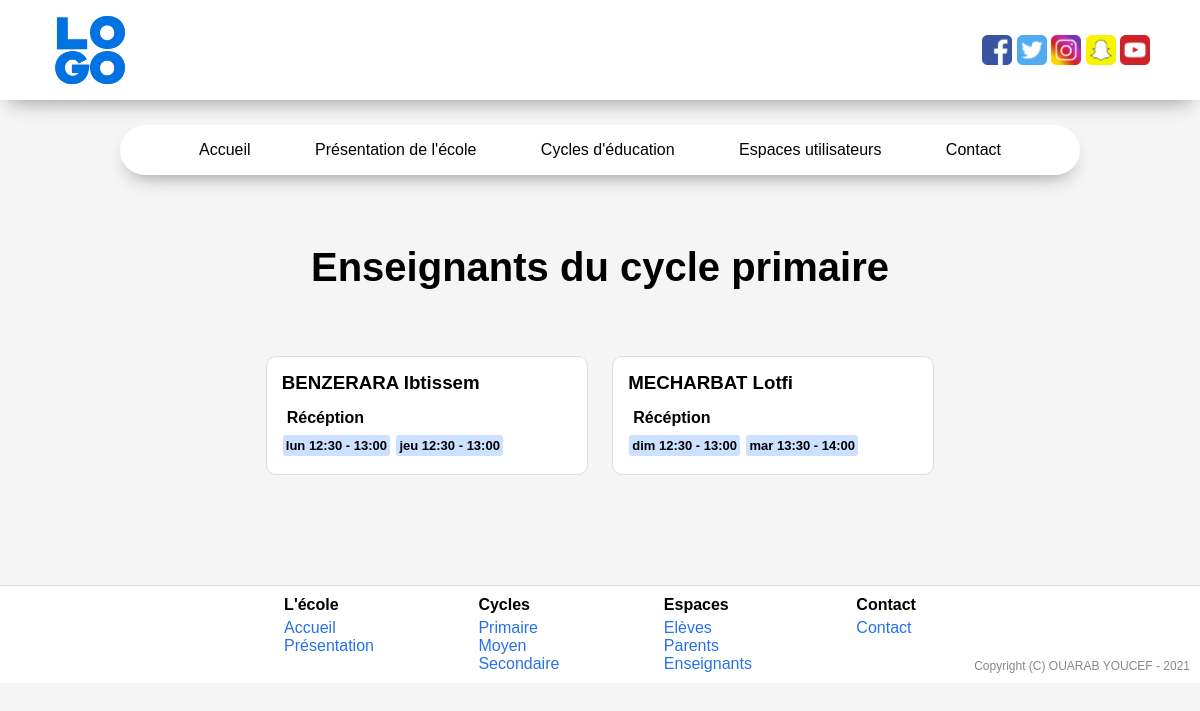
Page /Projet/enseignants/cycle/primaire on the committed database.
### tables this page shows
CREATE TABLE `contact` (
  `id_contact` int(11) NOT NULL,
  `cle` enum('tel','fax','email','adr','fb','twt','ig','sc','yt') NOT NULL,
  `valeur` tinytext NOT NULL
);

CREATE TABLE `enseignant` (
  `id_enseignant` varchar(11) NOT NULL,
  `id_utilisateur` int(11) NOT NULL
);

CREATE TABLE `utilisateur` (
  `id_utilisateur` int(11) NOT NULL,
  `login` varchar(30) NOT NULL,
  `password` tinytext NOT NULL,
  `nom` tinytext NOT NULL,
  `prenom` tinytext NOT NULL,
  `adresse` tinytext NOT NULL,
  `tel1` tinytext NOT NULL,
  `tel2` tinytext NOT NULL,
  `tel3` tinytext NOT NULL,
  `email` tinytext NOT NULL
);

CREATE TABLE `reception` (
  `id_enseignant` varchar(11) NOT NULL,
  `jour` enum('dim','lun','mar','mer','jeu','ven','sam') NOT NULL,
  `debut` time NOT NULL,
  `fin` time NOT NULL
);

### Projet/index.php (called while the page is built, shortened)
<?php
require_once LIBS."Controller.php";
require_once LIBS."Model.php";
$app = new Router();

### Projet/libs/Controller.php (called while the page is built, shortened)
<?php
class Controller {
    function loadModel($name) {
        $path = MODELS.$name."Model.php";
        if (file_exists($path)) {
            $this->model = new $model();
        } else {
            header("location: ".BASE_URL."erreur/index/".MISSING_FILES);
        }
    }
}

### Projet/libs/Model.php (called while the page is built, shortened)
<?php
class Model {
    function __construct() {
        $dsn = DB_TYPE.":host=".DB_HOST.";dbname=".DB_NAME.";charset=".DB_CHARSET.";";
        try {
            $this->db = new PDO($dsn, DB_USERNAME, DB_PASSWORD);
        } catch (PDOException $e) {
            header("location: ".BASE_URL."erreur/index/".DB_CONN_ERROR);
        }
    }
}

### Projet/models/ContactModel.php (called while the page is built, shortened)
<?php
class ContactModel extends Model {
    public function getContacts() {
        $sql = "SELECT * FROM contact";
        $query = $this->db->prepare($sql);
        $exec = $query->execute();
        $data = $exec ? $query->fetchAll() : SERVER_ERROR;
        return $data;
    }
}

### Projet/controllers/contact.php (called while the page is built, shortened)
<?php
class Contact extends Controller {
    public function getContacts() {
        $data = $this->model->getContacts();
        if ($data != SERVER_ERROR) {
            return $data;
        } else {
            header("location: ".BASE_URL."erreur/index/".$data);
        }
    }
}

### Projet/models/EnseignantModel.php (called while the page is built, shortened)
<?php
class EnseignantModel extends Model {
    public function getEnseignantsCycle($cycle) {
        $sql = "SELECT DISTINCT id_enseignant, nom, prenom FROM enseignant NATURAL JOIN utilisateur NATURAL JOIN enseigne NATURAL JOIN classe WHERE classe.cycle = ? ORDER BY nom";
        $query = $this->db->prepare($sql);
        $exec = $query->execute(array($cycle));
        $data = $exec ? $query->fetchAll() : SERVER_ERROR;
        return $data;
    }
}

### Projet/models/ReceptionModel.php (called while the page is built, shortened)
<?php
class ReceptionModel extends Model {
    public function getReception($id) {
        $sql = "SELECT * FROM reception WHERE id_enseignant = ? ORDER BY jour, debut";
        $query = $this->db->prepare($sql);
        $exec = $query->execute(array($id));
        $data = $exec ? $query->fetchAll() : SERVER_ERROR;
        return $data;
    }
}

### Projet/views/EnseignantsView.php (the view, shortened to what this page needs)
<?php
class EnseignantsView extends View {
    function __construct($cycle = null) {
            $this->controller = new Enseignants();
			$ens = null;
			$of = "";
			if ($cycle) {
				$ens = $this->controller->getEnseignantsCycle($cycle);
				$of = " du cycle ".$cycle;
			} else {
				$ens = $this->controller->getEnseignants();
			}
            ?>
            <div class="paras-wrapper">
                <h1>Enseignants<?php echo $of ?></h1><br><br>
            </div>
            <center>
            <?php
                foreach ($ens as $en) {
                    ?>
					<div class="user">
						<div class="profil">
							<h3><?php echo $en["nom"]." ".$en["prenom"] ?></h3>
						</div>
						<div class="section">
							<h4>Récéption</h4>
							<br>
							<?php
							$reception = $this->controller->getReception($en["id_enseignant"]);
							foreach ($reception as $r) {
								?>
								<label><?php echo $r["jour"]." ".substr($r["debut"], 0, 5)." - ".substr($r["fin"], 0, 5);
									?>
								</label>
								<?php
							}
							?>
						</div>
					</div>
					<?php
					}
						?>
        </center>
		<?php
    }
}

### Projet/views/EnteteView.php (shortened to what this page needs)
<?php
class EnteteView extends View {
    function __construct($titre = "") {
        require_once CONTROLLERS."contact.php";
        $this->controller = new Contact();
        $contacts = $this->controller->getContacts();
        $socials = array("fb", "twt", "ig", "sc", "yt");
        $links = array(
            "fb" => "https://facebook.com/",
            "twt" => "https://twitter.com/",
            "ig" => "https://instagram.com/",
            "sc" => "https://snapchat.com/",
            "yt" => "https://youtube.com/",
        );
        $imgs = array(
            "fb" => BASE_URL.PUBLIC_CNT."img/fb.png",
            "twt" => BASE_URL.PUBLIC_CNT."img/twt.png",
            "ig" => BASE_URL.PUBLIC_CNT."img/ig.png",
            "sc" => BASE_URL.PUBLIC_CNT."img/sc.png",
            "yt" => BASE_URL.PUBLIC_CNT."img/yt.png",
        );
        ?>
        <!DOCTYPE html>
        <html>
        <head>
            <link rel="stylesheet" type="text/css" href="<?php echo BASE_URL.PUBLIC_CNT; ?>css/style.css?<?php echo time()?>">
        </head>
        <body>
            <header>
                <div class="logo">
                    <img src="<?php echo BASE_URL.PUBLIC_CNT; ?>img/logo.png?<?php echo time()?>" alt="Logo">
                </div>
                <div class="socials">
                    <?php
                    if ($contacts) {
                        foreach ($contacts as $contact) {
                            if (in_array($contact["cle"], $socials)) {
                            ?>
                                <a href="<?php echo $links[$contact["cle"]].$contact["valeur"] ?>"><img src="<?php echo $imgs[$contact["cle"]] ?>?<?php echo time() ?>"></a>
                            <?php
                            }
                        }
                    }
                    ?>
                </div>
            </header>
        <?php
    }
}

### Projet/public/css/style.css (style rules this page uses)
* { margin: 0; padding: 0; font-family: Arial, Helvetica, sans-serif; }
html, body { background-color: #f5f5f5; width: 100%; height: 100%; }
body { overflow-x: hidden; }
header { background-color: #fff; width: 100%; height: 100px; box-shadow: 0px 10px 20px -10px #888; z-index: 51; margin-bottom: 25px; }
.logo { position: relative; height: 80%; top: 50%; left: 50px; transform: translate(0%, -50%); display: inline-block; }
.logo img { height: 100%; }
.socials { position: relative; height: 30%; float: right; top: 50%; right: 50px; transform: translate(0%, -50%); display: inline-block; }
.socials a img { height: 100%; }
a, a:hover, a:visited, a:focus { text-decoration: none; color: #2771e8; }
.paras-wrapper { position: relative; width: 100%; text-align: center; }
.paras-wrapper h1 { padding: 20px; font-size: 250%; }
.user { background-color: #fff; border: 1px solid #ddd; border-radius: 10px; width: 25%; min-width: 300px; text-align: left; display: inline-block; margin: 10px; vertical-align: top; padding: 10px; }
.user .profil, .user .section { padding: 5px; }
.user .section h4 { padding: 5px; display: inline-block; }
.user .section label { display: inline-block; background-color: #cce0ff; color: #000; font-size: 13px; font-weight: bold; border-radius: 3px; padding: 3px; margin: 3px 1px; vertical-align: middle; }

### rows in the picture
contact: shows a picture
contact: shows a picture
contact: shows a picture
contact: shows a picture
contact: shows a picture
enseignant: id_utilisateur.nom "BENZERARA", id_utilisateur.prenom "Ibtissem"
reception: jour "lun", debut "12:30", fin "13:00"
reception: jour "jeu", debut "12:30", fin "13:00"
enseignant: id_utilisateur.nom "MECHARBAT", id_utilisateur.prenom "Lotfi"
reception: jour "dim", debut "12:30", fin "13:00"
reception: jour "mar", debut "13:30", fin "14:00"

### other values in the picture
$of "du cycle primaire"
